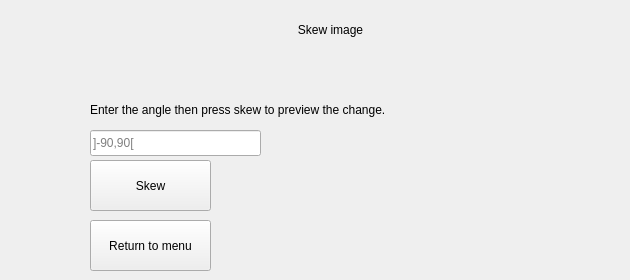
    <widget class="QWidget" name="skew">
     <widget class="QPushButton" name="skew_apply">
      <property name="geometry">
       <rect>
        <x>90</x>
        <y>220</y>
        <width>121</width>
        <height>51</height>
       </rect>
      </property>
      <property name="text">
       <string>Return to menu</string>
      </property>
     </widget>
     <widget class="QLineEdit" name="skew_angle">
      <property name="geometry">
       <rect>
        <x>90</x>
        <y>130</y>
        <width>171</width>
        <height>26</height>
       </rect>
      </property>
      <property name="placeholderText">
       <string>]-90,90[</string>
      </property>
     </widget>
     <widget class="QLabel" name="skew_errormessage">
      <property name="geometry">
       <rect>
        <x>280</x>
        <y>120</y>
        <width>341</width>
        <height>41</height>
       </rect>
      </property>
      <property name="text">
       <string/>
      </property>
     </widget>
     <widget class="QLabel" name="skew_label">
      <property name="geometry">
       <rect>
        <x>280</x>
        <y>20</y>
        <width>101</width>
        <height>20</height>
       </rect>
      </property>
      <property name="text">
       <string>Skew image</string>
      </property>
      <property name="alignment">
       <set>Qt::AlignCenter</set>
      </property>
     </widget>
     <widget class="QLabel" name="skew_label_2">
      <property name="geometry">
       <rect>
        <x>90</x>
        <y>100</y>
        <width>371</width>
        <height>20</height>
       </rect>
      </property>
      <property name="text">
       <string>Enter the angle then press skew to preview the change.</string>
      </property>
     </widget>
     <widget class="QPushButton" name="skew_skew">
      <property name="geometry">
       <rect>
        <x>90</x>
        <y>160</y>
        <width>121</width>
        <height>51</height>
       </rect>
      </property>
      <property name="text">
       <string>Skew</string>
      </property>
     </widget>
    </widget>
